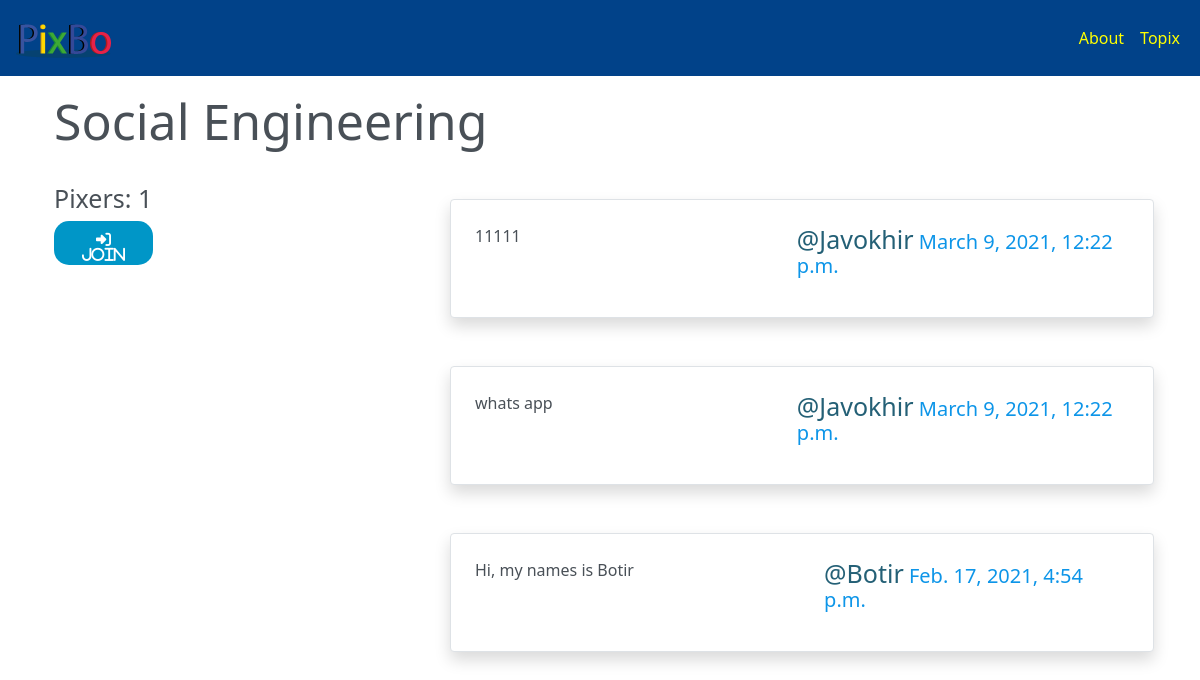
Page /groups/posts/in/social-engineering on the committed database.
### groups/models.py (models this page shows, shortened)
class Group(models.Model):
    name = models.CharField(max_length=256, unique=True)
    slug = models.SlugField(allow_unicode=True, unique=True)
    description = models.TextField(blank=True, default='')
    description_html = models.TextField(editable=False, default='', blank=True)
    members = models.ManyToManyField(User, through='GroupMember')
    class Meta:
        ordering = ['name']

### posts/models.py (models this page shows, shortened)
class Post(models.Model):
    user = models.ForeignKey(User, related_name='posts', on_delete=models.CASCADE)
    created_at = models.DateTimeField(auto_now=True)
    message = models.TextField()
    message_html = models.TextField(editable=False)
    group = models.ForeignKey(Group, related_name='posts', null=True, blank=True, on_delete=models.CASCADE)
    class Meta:
        ordering = ['-created_at']
        unique_together = ['user', 'message']

### groups/views.py (the view)
# urls.py: path('posts/in/<slug:slug>', views.SingleGroup.as_view(), name='single'),
class SingleGroup(generic.DetailView):
    model = Group

### groups/templates/groups/group_detail.html
{% extends 'groups/base_group.html' %}
{% block pregoup %}
<h1 class='groupName'>{{group.name}}</h1>
<div class="col-sm-4 content">
  <br>
  <h2 class='groupMembers'>Pixers: {{ group.members.count }} </h2>
  {% if user in group.members.all %}
    <a href="{% url 'groups:leave' slug=group.slug %}"
    class="btn btnLeave"><i class="fas fa-sign-out-alt"> Leave</i></a>
  {% else %}
    <a href="{% url 'groups:join' slug=group.slug %}"
    class="btn btnJoin"><i class="fas fa-sign-in-alt"> Join</i></a>
  {% endif %}
</div>
{% endblock %}
{% block group_content %}
  <div class="col-sm-8">
    <br>
    {% if group.posts.count == 0 %}
      <h2>No pixes yet!</h2>
    {% else %}
      {% for post in group.posts.all %}
        {% include "posts/_post.html" %}
      {% endfor %}
    {% endif %}
  </div>
{% endblock %}

### posts/templates/posts/_post.html (shortened to what this page needs)
<div class="d-flex border bg-light m-3 shadow p-3 mb-5 bg-white rounded">
  <div class="p-2 flex-grow-1 userPostText">{{ post.message_html|safe }}</div>
  <div class="p-2">
    <h5>
    <span><a class="group-list-user username" href="{% url 'posts:for_user' username=post.user.username %}">@{{ post.user.username }}</a></span>
    <time><a class="time" href="{% url 'posts:single' username=post.user.username pk=post.pk%}">{{ post.created_at }}</a></time>
    </h5>
  </div>
</div>

### static/PixBo/css/master.css (style rules this page uses)
html body { background-color: #fff; overflow-x: hidden; height: 100%; color: #495057; }
.group-list-user { text-decoration: none; color: #246076; }
.groupName { margin-top: 15px; text-align: auto; font-size: 50px; }
.groupMembers { font-size: 25px; }
.btnJoin { background-color: #0096c7; color: #ffffff; display: inline-block; padding: 10px 20px; text-align: center; border-radius: 15px; outline: none; font-size: 15px; margin-right: auto; margin-left: auto; height: 44px; width: 99.08px; }
.userPostText { margin-left: 0px; width: 350px; height: 85px; word-break: break-all; overflow: auto; }
.username { font-size: 25px; }
.time { text-decoration: none; color: #0d95e8; }
.btn { border-radius: 15px; }

### rows in the picture
Group: name "Social Engineering", members.count "1"
Post: message_html "11111", user.username "Javokhir", created_at "March 9, 2021, 12:22 p.m."
Post: message_html "whats app", user.username "Javokhir", created_at "March 9, 2021, 12:22 p.m."
Post: message_html "Hi, my names is Botir", user.username "Botir", created_at "Feb. 17, 2021, 4:54 p.m."
